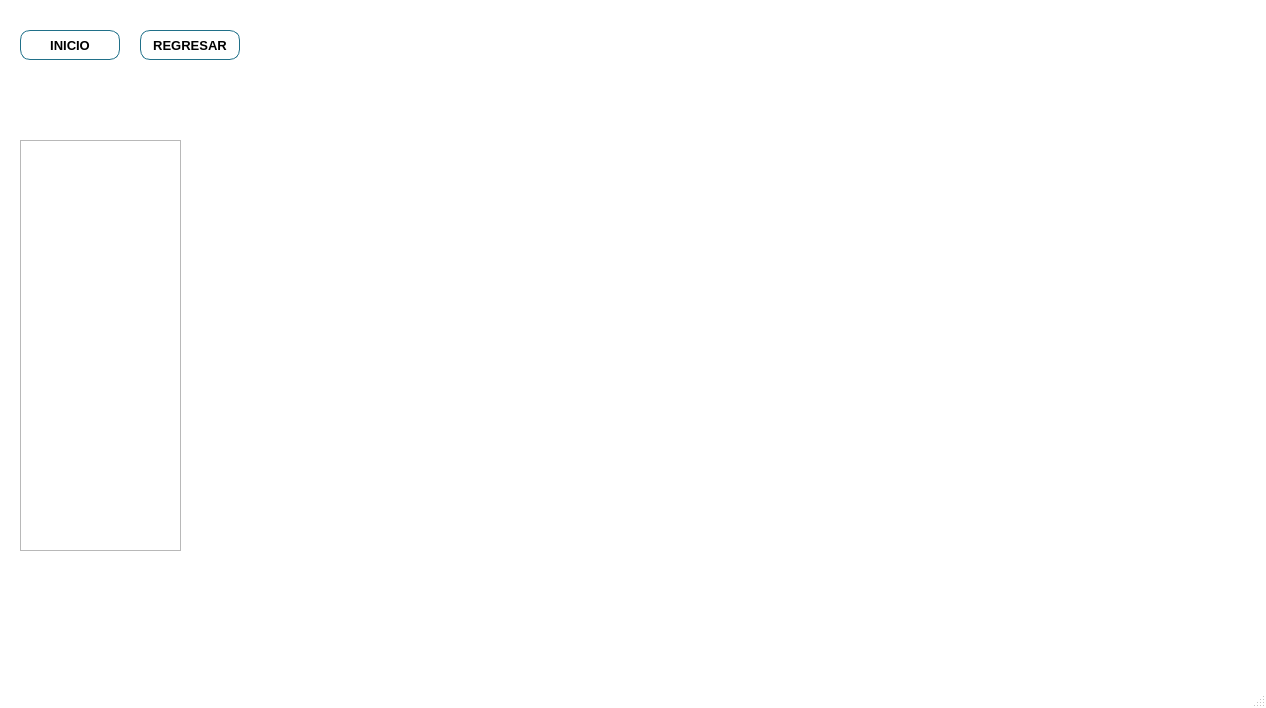
<?xml version="1.0" encoding="UTF-8"?>
<ui version="4.0">
 <class>MainWindow</class>
 <widget class="QMainWindow" name="MainWindow">
  <property name="geometry">
   <rect>
    <x>0</x>
    <y>0</y>
    <width>1266</width>
    <height>708</height>
   </rect>
  </property>
  <property name="windowTitle">
   <string>EPSOL Soluciones en Sistemas de Potencia y Energía SA de CV</string>
  </property>
  <property name="windowIcon">
   <iconset resource="Logo/Epsol_Logo.qrc">
    <normaloff>:/EPSOL_ICO/LogoEpsol.ico</normaloff>:/EPSOL_ICO/LogoEpsol.ico</iconset>
  </property>
  <property name="styleSheet">
   <string notr="true">QMainWindow{
						background-color: rgb(255,255,255);
						}

QPushButton{
							
							border-style: solid;
							border-width: 1px;
							border-color: rgb(0, 0, 0);
							color: rgb(0, 0, 0);
							border-radius: 5px;
   						    background-color: qlineargradient(spread:pad, x1:0.965909, y1:0, x2:1, y2:1, stop:0 													rgba(252, 252, 252, 255), stop:0.573864 rgba(226, 226, 226, 255));
    					}

QPushButton:hover {
   						background: qradialgradient(cx: 0.3, cy: -0.4, fx: 0.3, fy: -0.4, radius: 1.35, stop: 0 
                       #fff, stop: 1 #bbb  );
   								 }

QPushButton:pressed {
    border-style: inset;
    background: qradialgradient(
        cx: 0.4, cy: -0.1, fx: 0.4, fy: -0.1,
        radius: 1.35, stop: 0 #fff, stop: 1 #ddd
        );
    }

</string>
  </property>
  <widget class="QWidget" name="centralwidget">
   <widget class="QWidget" name="widget" native="true">
    <property name="geometry">
     <rect>
      <x>200</x>
      <y>80</y>
      <width>1040</width>
      <height>491</height>
     </rect>
    </property>
   </widget>
   <widget class="QLabel" name="logo_label">
    <property name="geometry">
     <rect>
      <x>60</x>
      <y>560</y>
      <width>161</width>
      <height>91</height>
     </rect>
    </property>
    <property name="styleSheet">
     <string notr="true">border-image: url(:/EPSOL/LogoEpsolCMYK.png);</string>
    </property>
    <property name="text">
     <string/>
    </property>
   </widget>
   <widget class="QListWidget" name="list_options">
    <property name="geometry">
     <rect>
      <x>20</x>
      <y>140</y>
      <width>161</width>
      <height>411</height>
     </rect>
    </property>
   </widget>
   <widget class="QPushButton" name="backButton">
    <property name="geometry">
     <rect>
      <x>140</x>
      <y>30</y>
      <width>100</width>
      <height>30</height>
     </rect>
    </property>
    <property name="font">
     <font>
      <family>Arial</family>
      <pointsize>10</pointsize>
      <weight>75</weight>
      <bold>true</bold>
     </font>
    </property>
    <property name="styleSheet">
     <string notr="true">border-radius:10px;
border-color: rgb(32, 112, 137);</string>
    </property>
    <property name="text">
     <string>REGRESAR</string>
    </property>
    <property name="iconSize">
     <size>
      <width>16</width>
      <height>16</height>
     </size>
    </property>
   </widget>
   <widget class="QPushButton" name="homeButton">
    <property name="geometry">
     <rect>
      <x>20</x>
      <y>30</y>
      <width>100</width>
      <height>30</height>
     </rect>
    </property>
    <property name="font">
     <font>
      <family>Arial</family>
      <pointsize>10</pointsize>
      <weight>75</weight>
      <bold>true</bold>
     </font>
    </property>
    <property name="styleSheet">
     <string notr="true">border-radius:10px;
border-color: rgb(32, 112, 137);</string>
    </property>
    <property name="text">
     <string>INICIO</string>
    </property>
    <property name="iconSize">
     <size>
      <width>16</width>
      <height>16</height>
     </size>
    </property>
   </widget>
  </widget>
  <widget class="QStatusBar" name="statusbar"/>
 </widget>
 <resources>
  <include location="Logo/Epsol_Logo.qrc"/>
 </resources>
 <connections/>
</ui>
